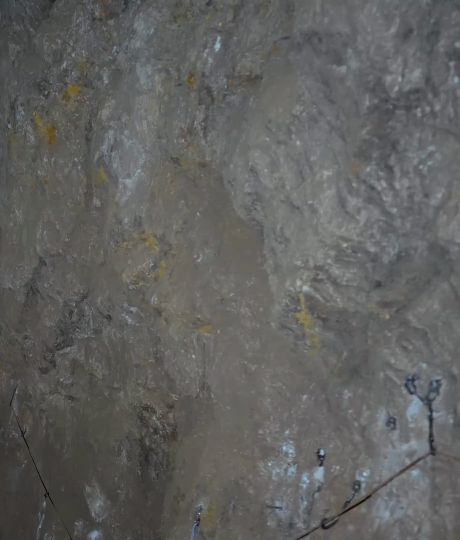
#> input picture assets-src/cerro/shaft/rock_wall_a.jpg, 920 x 1080 px (shown at 1/2 size)
$ python bake-hall-plate.py ../../../assets-src/cerro/shaft/rock_wall_a.jpg out.png
#> lines starting #> are read from the running program, lines starting #| are printed output that depends on the picture
"""TwentyYearsOnePlane: extend the Ellsworth hangar plate's floor downward for a 9:16 frame.

The plate (public/zach-kelly-johnson/A/plate_hall_ellsworth.jpg, 2600x2060) is landscape, its floor only the lower
26 %. Shown at the scale where the aircraft (~75 % of the frame width) sits believably in the hall, it covers only the
top ~70 % of a 1080x1920 frame, so the near floor is extended: rows 0..KEEP stay as photographed; below them the
nearest floor is spread over OUT output rows with a stretch that grows linearly from 1:1 at the seam to R:1 at the
bottom (the vertical magnification of a ground plane nearing the lens), and it goes soft quickly below the seam (a
heavy gaussian on the stretched rows, full strength from ~30 % of the extension down): a calm, out-of-focus
foreground with no stretch streaks. The cut darkens it further toward the bottom in the scene.

Run: uv run --offline --with pillow --with numpy python scripts/clips/zach-kelly-johnson/bake-hall-plate.py <in> <out>
"""
import math
import sys

import numpy as np
from PIL import Image, ImageFilter

KEEP = 1600  # source rows kept as photographed (the floor/wall join is at ~1520)
TOTAL = 3040  # output rows
SOFT = 30.0  # px gaussian radius of the out-of-focus near floor
SOFT_IN = 0.3  # fraction of the extension over which it goes fully soft

src = Image.open(sys.argv[1]).convert("L")
a = np.asarray(src).astype(np.float32)
h, w = a.shape
#> h = 1080; w = 920
B = h - KEEP - 1
#> B = -521
OUT = TOTAL - KEEP

# solve OUT * ln(R) / (R - 1) = B for R (bisection)
lo, hi = 1.0001, 100.0
for _ in range(80):
    mid = (lo + hi) / 2
    if OUT * math.log(mid) / (mid - 1) > B:
        lo = mid
    else:
        hi = mid
R = (lo + hi) / 2

y = np.arange(OUT) + 0.5
v = KEEP + OUT / (R - 1) * np.log(1 + (R - 1) * y / OUT)
v = np.clip(v, 0, h - 1)
#> v = 1440 values from 1079 to 1079
v0 = np.floor(v).astype(int)
#> v0 = 1440 values from 1079 to 1079
v1 = np.minimum(v0 + 1, h - 1)
#> v1 = 1440 values from 1079 to 1079
t = (v - v0)[:, None]
#> t = 1440 values from 0 to 0
ext = a[v0] * (1 - t) + a[v1] * t
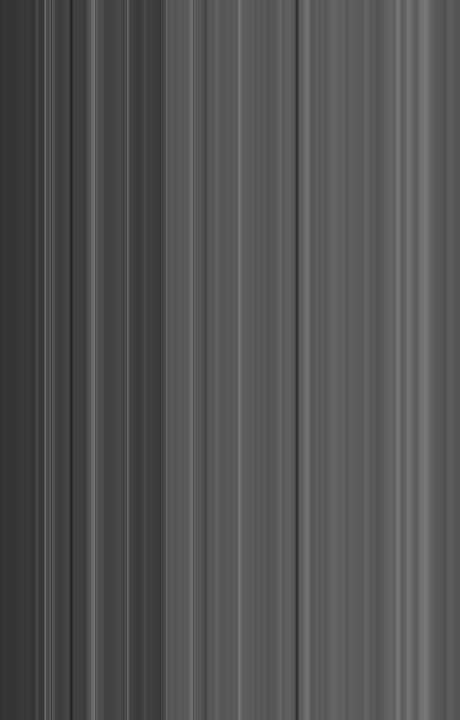
#> ext: shape (1440, 920) float64 (shown at 1/2 size); min 13, max 123, mean 82.6

soft = np.asarray(Image.fromarray(np.clip(ext, 0, 255).astype(np.uint8)).filter(ImageFilter.GaussianBlur(SOFT))).astype(np.float32)
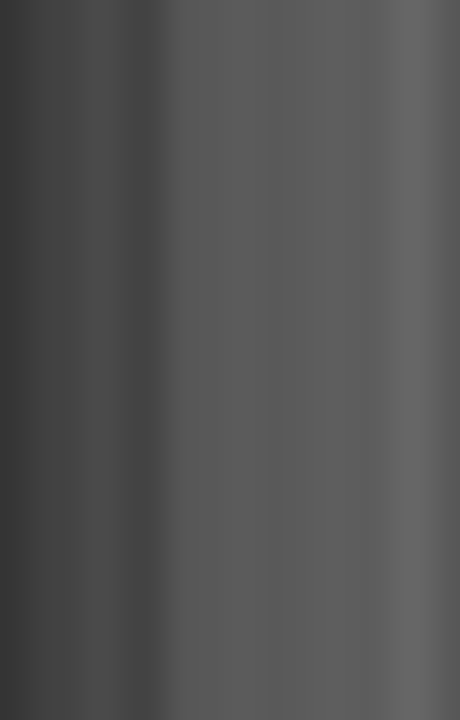
#> soft: shape (1440, 920) float32 (shown at 1/2 size); min 52, max 102, mean 82.6
u = np.clip(y / (SOFT_IN * OUT), 0, 1)
wgt = (u * u * (3 - 2 * u))[:, None]
ext = ext * (1 - wgt) + soft * wgt

out = np.vstack([a[:KEEP], ext])
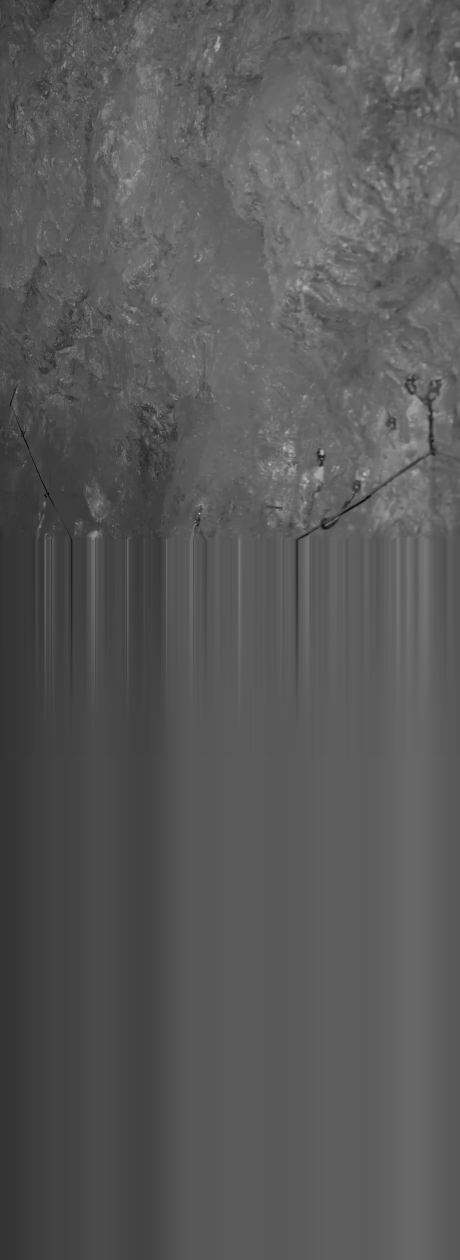
#> out: shape (2520, 920) float64 (shown at 1/2 size); min 0, max 225, mean 88.3
Image.fromarray(np.clip(out + 0.5, 0, 255).astype(np.uint8)).save(sys.argv[2], quality=86, optimize=True)
print(out.shape, "R", round(R, 2))
#| (2520, 920) R 100.0

$ run again, on assets-src/cerro/shaft/rock_wall_c.jpg
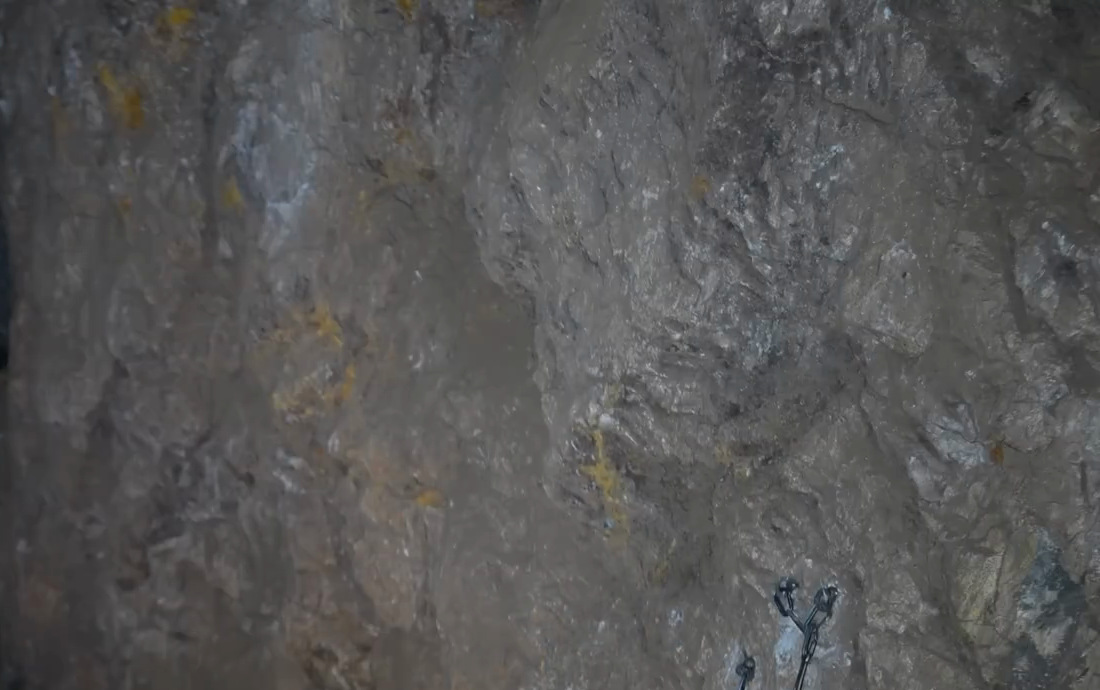
#> input picture assets-src/cerro/shaft/rock_wall_c.jpg, 1100 x 690 px
#> `soft = np.asarray(Image.fromarray(np.clip(ext, 0, 255).astype(np.uint8..`:
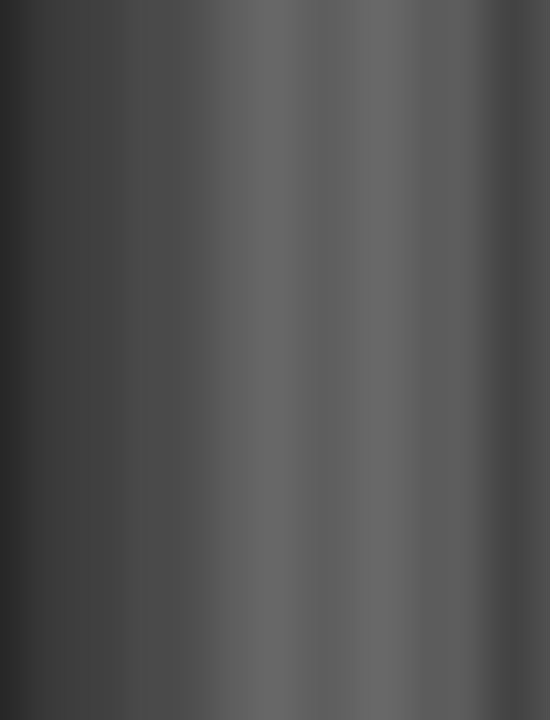
#> soft: shape (1440, 1100) float32 (shown at 1/2 size); min 39, max 104, mean 81.2
#> `out = np.vstack([a[:KEEP], ext])`:
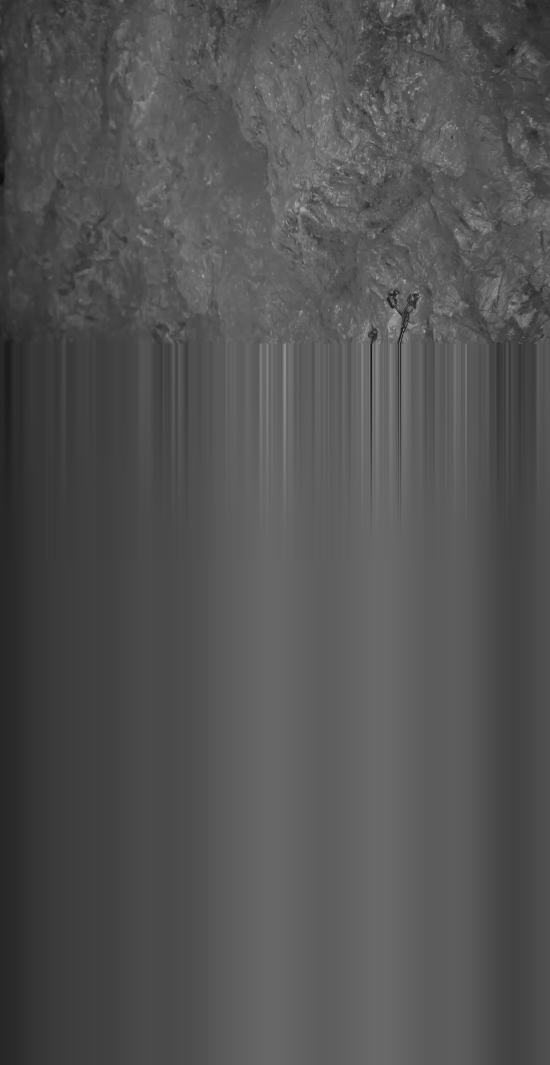
#> out: shape (2130, 1100) float64 (shown at 1/2 size); min 12, max 193, mean 82.7
#| (2130, 1100) R 100.0

$ run again, on assets-src/cerro/shaft/rock_wall_d.jpg
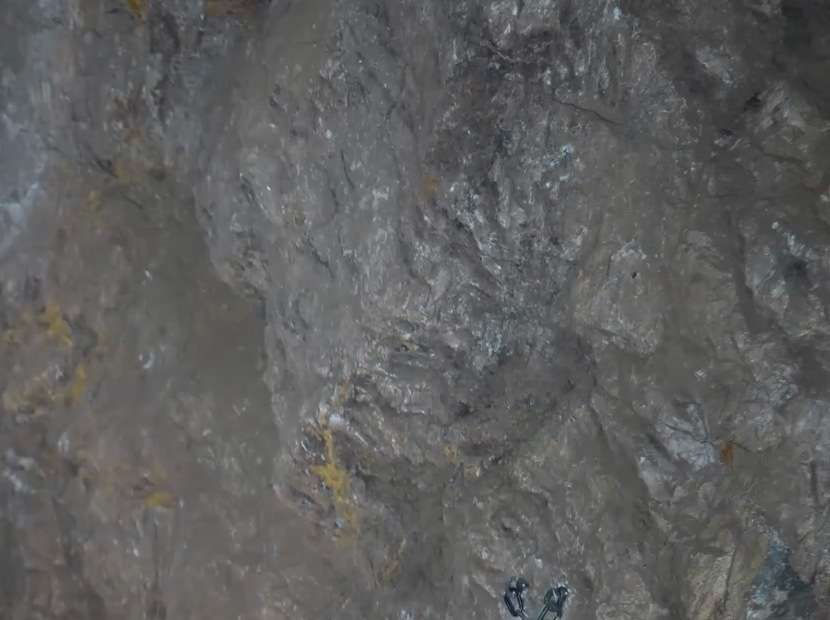
#> input picture assets-src/cerro/shaft/rock_wall_d.jpg, 830 x 620 px
#> `soft = np.asarray(Image.fromarray(np.clip(ext, 0, 255).astype(np.uint8..`:
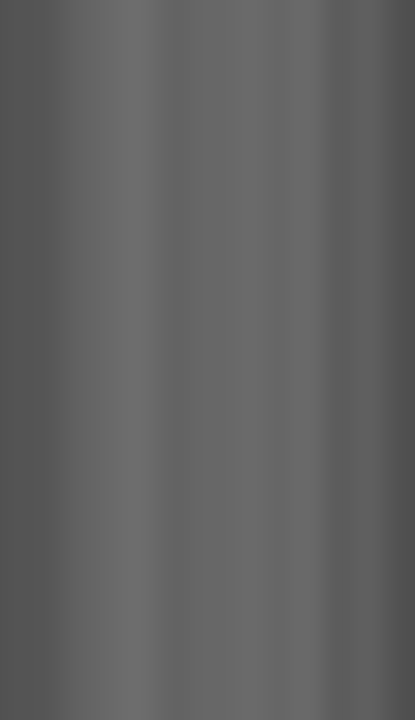
#> soft: shape (1440, 830) float32 (shown at 1/2 size); min 78, max 109, mean 97.3
#> `out = np.vstack([a[:KEEP], ext])`:
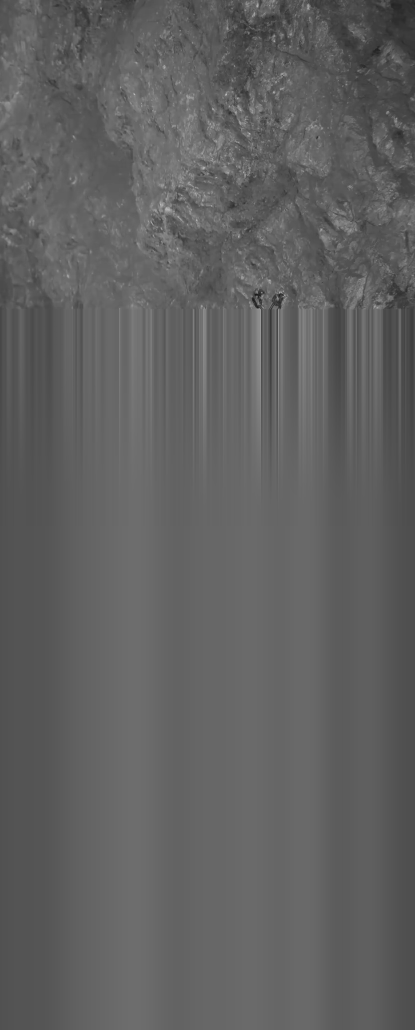
#> out: shape (2060, 830) float64 (shown at 1/2 size); min 20, max 204, mean 96.5
#| (2060, 830) R 100.0
